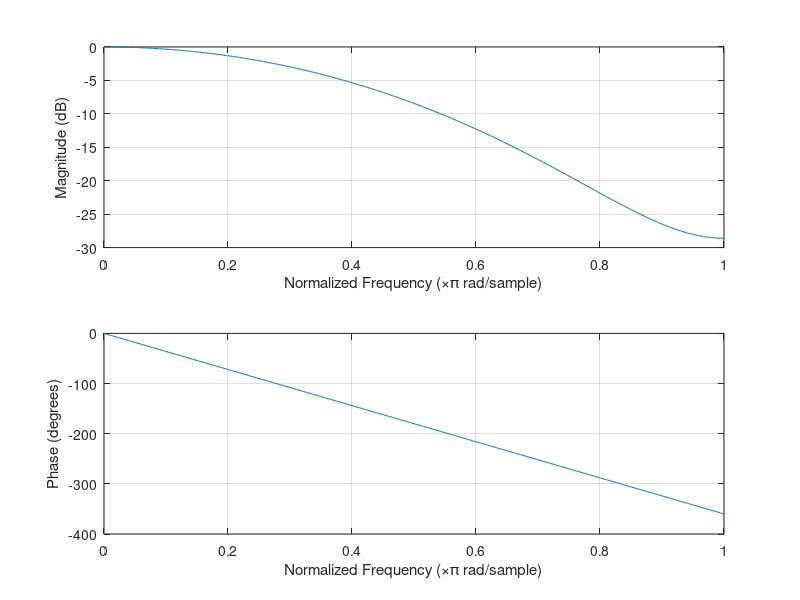

MATLAB code for this plot:
% Author :	BELLAUD Maxime 
% Date : 	1 october 2026

% Octave program for generate low pass filter's coefficients 
pkg load signal;
% Frequency parameters
F_clk = 125_000_000; % Hz 
Fs = F_clk / 8; %Hz

% Filter parameters
order = 4;
f_cutoff = 500_000; %Hz
type = 'low';

% Compute coefficients
filter_coeff = fir1(order,f_cutoff/(Fs/2),type)

% Plot bode with normalized frequency axis
figure 1;
freqz(filter_coeff)

% Find SCALE for fixed point
SCALE = 8 - ceil(log2(max(filter_coeff)));

% Print and compute coefficients in VHDL format
printf("\tGENERIC(\n")
printf("\t\tSCALE : INTEGER := %d", SCALE)
for k = 0:order
	filter_coeff_Fix = round(filter_coeff * 2^(SCALE));
    printf(";\n\t\tN_%d : UNSIGNED(7 DOWNTO 0) := \"%s\"", k, dec2bin(filter_coeff_Fix(k+1), 8))
end
printf("\n\t);\n")
